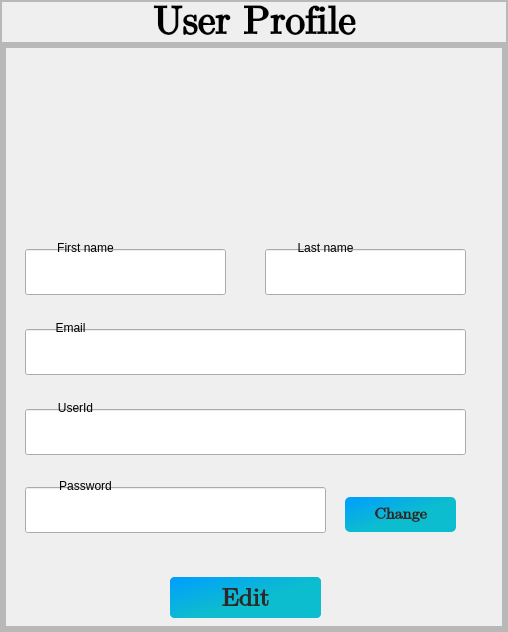
         <widget class="QFrame" name="frame_4">
          <property name="frameShape">
           <enum>QFrame::StyledPanel</enum>
          </property>
          <property name="frameShadow">
           <enum>QFrame::Raised</enum>
          </property>
          <layout class="QVBoxLayout" name="verticalLayout_7">
           <property name="spacing">
            <number>0</number>
           </property>
           <property name="leftMargin">
            <number>0</number>
           </property>
           <property name="topMargin">
            <number>0</number>
           </property>
           <property name="rightMargin">
            <number>0</number>
           </property>
           <property name="bottomMargin">
            <number>0</number>
           </property>
           <item>
            <widget class="QFrame" name="frame_14">
             <property name="maximumSize">
              <size>
               <width>16777215</width>
               <height>50</height>
              </size>
             </property>
             <property name="frameShape">
              <enum>QFrame::StyledPanel</enum>
             </property>
             <property name="frameShadow">
              <enum>QFrame::Raised</enum>
             </property>
             <layout class="QVBoxLayout" name="verticalLayout_2">
              <property name="spacing">
               <number>0</number>
              </property>
              <property name="leftMargin">
               <number>0</number>
              </property>
              <property name="topMargin">
               <number>0</number>
              </property>
              <property name="rightMargin">
               <number>0</number>
              </property>
              <property name="bottomMargin">
               <number>0</number>
              </property>
              <item>
               <widget class="QLabel" name="label">
                <property name="font">
                 <font>
                  <family>Cambria Math</family>
                  <pointsize>29</pointsize>
                  <weight>75</weight>
                  <bold>true</bold>
                 </font>
                </property>
                <property name="text">
                 <string>User Profile</string>
                </property>
                <property name="alignment">
                 <set>Qt::AlignCenter</set>
                </property>
               </widget>
              </item>
             </layout>
            </widget>
           </item>
           <item>
            <widget class="QFrame" name="frame_5">
             <property name="frameShape">
              <enum>QFrame::StyledPanel</enum>
             </property>
             <property name="frameShadow">
              <enum>QFrame::Raised</enum>
             </property>
             <layout class="QHBoxLayout" name="horizontalLayout_2">
              <property name="spacing">
               <number>0</number>
              </property>
              <property name="leftMargin">
               <number>0</number>
              </property>
              <property name="topMargin">
               <number>0</number>
              </property>
              <property name="rightMargin">
               <number>0</number>
              </property>
              <property name="bottomMargin">
               <number>0</number>
              </property>
              <item>
               <widget class="QFrame" name="frame_6">
                <property name="frameShape">
                 <enum>QFrame::StyledPanel</enum>
                </property>
                <property name="frameShadow">
                 <enum>QFrame::Raised</enum>
                </property>
                <layout class="QHBoxLayout" name="horizontalLayout_3">
                 <property name="spacing">
                  <number>0</number>
                 </property>
                 <property name="leftMargin">
                  <number>0</number>
                 </property>
                 <property name="topMargin">
                  <number>0</number>
                 </property>
                 <property name="rightMargin">
                  <number>0</number>
                 </property>
                 <property name="bottomMargin">
                  <number>0</number>
                 </property>
                </layout>
               </widget>
              </item>
              <item>
               <widget class="QFrame" name="frame_7">
                <property name="minimumSize">
                 <size>
                  <width>500</width>
                  <height>0</height>
                 </size>
                </property>
                <property name="frameShape">
                 <enum>QFrame::StyledPanel</enum>
                </property>
                <property name="frameShadow">
                 <enum>QFrame::Raised</enum>
                </property>
                <layout class="QVBoxLayout" name="verticalLayout_3">
                 <property name="spacing">
                  <number>0</number>
                 </property>
                 <property name="leftMargin">
                  <number>0</number>
                 </property>
                 <property name="topMargin">
                  <number>0</number>
                 </property>
                 <property name="rightMargin">
                  <number>0</number>
                 </property>
                 <property name="bottomMargin">
                  <number>0</number>
                 </property>
                 <item>
                  <widget class="QFrame" name="frame_9">
                   <property name="frameShape">
                    <enum>QFrame::StyledPanel</enum>
                   </property>
                   <property name="frameShadow">
                    <enum>QFrame::Raised</enum>
                   </property>
                   <layout class="QVBoxLayout" name="verticalLayout_4">
                    <property name="spacing">
                     <number>0</number>
                    </property>
                    <property name="leftMargin">
                     <number>0</number>
                    </property>
                    <property name="topMargin">
                     <number>0</number>
                    </property>
                    <property name="rightMargin">
                     <number>0</number>
                    </property>
                    <property name="bottomMargin">
                     <number>0</number>
                    </property>
                   </layout>
                  </widget>
                 </item>
                 <item>
                  <widget class="QFrame" name="frame_10">
                   <property name="minimumSize">
                    <size>
                     <width>450</width>
                     <height>580</height>
                    </size>
                   </property>
                   <property name="styleSheet">
                    <string notr="true">QLineEdit{
	padding: 0 5px 0 5px ;
}</string>
                   </property>
                   <property name="frameShape">
                    <enum>QFrame::StyledPanel</enum>
                   </property>
                   <property name="frameShadow">
                    <enum>QFrame::Raised</enum>
                   </property>
                   <widget class="QLabel" name="label_2">
                    <property name="geometry">
                     <rect>
                      <x>40</x>
                      <y>190</y>
                      <width>81</width>
                      <height>21</height>
                     </rect>
                    </property>
                    <property name="font">
                     <font>
                      <pointsize>9</pointsize>
                     </font>
                    </property>
                    <property name="text">
                     <string>First name</string>
                    </property>
                    <property name="alignment">
                     <set>Qt::AlignCenter</set>
                    </property>
                   </widget>
                   <widget class="QLineEdit" name="lineEdit">
                    <property name="geometry">
                     <rect>
                      <x>20</x>
                      <y>202</y>
                      <width>201</width>
                      <height>46</height>
                     </rect>
                    </property>
                    <property name="font">
                     <font>
                      <pointsize>12</pointsize>
                      <weight>75</weight>
                      <bold>true</bold>
                     </font>
                    </property>
                    <property name="styleSheet">
                     <string notr="true">color: rgb(2, 125, 202);
padding-left: 23px;
padding-right: 23px;</string>
                    </property>
                    <property name="text">
                     <string/>
                    </property>
                    <property name="alignment">
                     <set>Qt::AlignLeading|Qt::AlignLeft|Qt::AlignVCenter</set>
                    </property>
                    <property name="readOnly">
                     <bool>true</bool>
                    </property>
                   </widget>
                   <widget class="QLabel" name="label_3">
                    <property name="geometry">
                     <rect>
                      <x>280</x>
                      <y>190</y>
                      <width>81</width>
                      <height>21</height>
                     </rect>
                    </property>
                    <property name="font">
                     <font>
                      <pointsize>9</pointsize>
                     </font>
                    </property>
                    <property name="text">
                     <string>Last name</string>
                    </property>
                    <property name="alignment">
                     <set>Qt::AlignCenter</set>
                    </property>
                   </widget>
                   <widget class="QLineEdit" name="lineEdit_2">
                    <property name="geometry">
                     <rect>
                      <x>260</x>
                      <y>202</y>
                      <width>201</width>
                      <height>46</height>
                     </rect>
                    </property>
                    <property name="font">
                     <font>
                      <pointsize>12</pointsize>
                      <weight>75</weight>
                      <bold>true</bold>
                     </font>
                    </property>
                    <property name="styleSheet">
                     <string notr="true">color: rgb(2, 125, 202);
padding-left: 23px;
padding-right: 23px;</string>
                    </property>
                    <property name="text">
                     <string/>
                    </property>
                    <property name="alignment">
                     <set>Qt::AlignLeading|Qt::AlignLeft|Qt::AlignVCenter</set>
                    </property>
                    <property name="readOnly">
                     <bool>true</bool>
                    </property>
                   </widget>
                   <widget class="QLabel" name="label_4">
                    <property name="geometry">
                     <rect>
                      <x>40</x>
                      <y>270</y>
                      <width>51</width>
                      <height>21</height>
                     </rect>
                    </property>
                    <property name="font">
                     <font>
                      <pointsize>9</pointsize>
                     </font>
                    </property>
                    <property name="text">
                     <string>Email</string>
                    </property>
                    <property name="alignment">
                     <set>Qt::AlignCenter</set>
                    </property>
                   </widget>
                   <widget class="QLineEdit" name="lineEdit_3">
                    <property name="geometry">
                     <rect>
                      <x>20</x>
                      <y>282</y>
                      <width>441</width>
                      <height>46</height>
                     </rect>
                    </property>
                    <property name="font">
                     <font>
                      <pointsize>12</pointsize>
                      <weight>75</weight>
                      <bold>true</bold>
                     </font>
                    </property>
                    <property name="styleSheet">
                     <string notr="true">color: rgb(2, 125, 202);
padding-left: 23px;
padding-right: 23px;</string>
                    </property>
                    <property name="text">
                     <string/>
                    </property>
                    <property name="alignment">
                     <set>Qt::AlignLeading|Qt::AlignLeft|Qt::AlignVCenter</set>
                    </property>
                    <property name="readOnly">
                     <bool>true</bool>
                    </property>
                   </widget>
                   <widget class="QLineEdit" name="lineEdit_4">
                    <property name="geometry">
                     <rect>
                      <x>20</x>
                      <y>362</y>
                      <width>441</width>
                      <height>46</height>
                     </rect>
                    </property>
                    <property name="font">
                     <font>
                      <pointsize>12</pointsize>
                      <weight>75</weight>
                      <bold>true</bold>
                     </font>
                    </property>
                    <property name="styleSheet">
                     <string notr="true">color: rgb(2, 125, 202);
padding-left: 23px;
padding-right: 23px;</string>
                    </property>
                    <property name="text">
                     <string/>
                    </property>
                    <property name="alignment">
                     <set>Qt::AlignLeading|Qt::AlignLeft|Qt::AlignVCenter</set>
                    </property>
                    <property name="readOnly">
                     <bool>true</bool>
                    </property>
                   </widget>
                   <widget class="QLabel" name="label_5">
                    <property name="geometry">
                     <rect>
                      <x>40</x>
                      <y>350</y>
                      <width>61</width>
                      <height>21</height>
                     </rect>
                    </property>
                    <property name="font">
                     <font>
                      <pointsize>9</pointsize>
                     </font>
                    </property>
                    <property name="text">
                     <string>UserId</string>
                    </property>
                    <property name="alignment">
                     <set>Qt::AlignCenter</set>
                    </property>
                   </widget>
                   <widget class="QLineEdit" name="lineEdit_5">
                    <property name="geometry">
                     <rect>
                      <x>20</x>
                      <y>440</y>
                      <width>301</width>
                      <height>46</height>
                     </rect>
                    </property>
                    <property name="font">
                     <font>
                      <pointsize>12</pointsize>
                      <weight>75</weight>
                      <bold>true</bold>
                     </font>
                    </property>
                    <property name="styleSheet">
                     <string notr="true">color: rgb(2, 125, 202);
padding-left: 23px;
padding-right: 23px;</string>
                    </property>
                    <property name="text">
                     <string/>
                    </property>
                    <property name="echoMode">
                     <enum>QLineEdit::Password</enum>
                    </property>
                    <property name="alignment">
                     <set>Qt::AlignLeading|Qt::AlignLeft|Qt::AlignVCenter</set>
                    </property>
                    <property name="readOnly">
                     <bool>true</bool>
                    </property>
                   </widget>
                   <widget class="QLabel" name="label_6">
                    <property name="geometry">
                     <rect>
                      <x>40</x>
                      <y>428</y>
                      <width>81</width>
                      <height>21</height>
                     </rect>
                    </property>
                    <property name="font">
                     <font>
                      <pointsize>9</pointsize>
                     </font>
                    </property>
                    <property name="text">
                     <string>Password</string>
                    </property>
                    <property name="alignment">
                     <set>Qt::AlignCenter</set>
                    </property>
                   </widget>
                   <widget class="QPushButton" name="pushButton">
                    <property name="geometry">
                     <rect>
                      <x>165</x>
                      <y>530</y>
                      <width>151</width>
                      <height>41</height>
                     </rect>
                    </property>
                    <property name="font">
                     <font>
                      <family>Cambria Math</family>
                      <pointsize>19</pointsize>
                      <weight>75</weight>
                      <bold>true</bold>
                     </font>
                    </property>
                    <property name="styleSheet">
                     <string notr="true">QPushButton{
	background-color: qlineargradient(spread:pad, x1:0, y1:0, x2:1, y2:0.955, stop:0 rgba(0, 157, 255, 255), stop:0.552239 rgba(12, 188, 207, 255));
	color: rgb(42, 42, 42);
	border-radius: 5px;
}</string>
                    </property>
                    <property name="text">
                     <string>Edit</string>
                    </property>
                   </widget>
                   <widget class="QPushButton" name="pushButton_2">
                    <property name="geometry">
                     <rect>
                      <x>340</x>
                      <y>450</y>
                      <width>111</width>
                      <height>35</height>
                     </rect>
                    </property>
                    <property name="font">
                     <font>
                      <family>Cambria Math</family>
                      <pointsize>12</pointsize>
                      <weight>75</weight>
                      <bold>true</bold>
                     </font>
                    </property>
                    <property name="styleSheet">
                     <string notr="true">QPushButton{
	background-color: qlineargradient(spread:pad, x1:0, y1:0, x2:1, y2:0.955, stop:0 rgba(0, 157, 255, 255), stop:0.552239 rgba(12, 188, 207, 255));
	color: rgb(42, 42, 42);
	border-radius: 5px;
}</string>
                    </property>
                    <property name="text">
                     <string>Change</string>
                    </property>
                   </widget>
                   <widget class="QPushButton" name="pushButton_6">
                    <property name="geometry">
                     <rect>
                      <x>165</x>
                      <y>530</y>
                      <width>151</width>
                      <height>41</height>
                     </rect>
                    </property>
                    <property name="font">
                     <font>
                      <family>Cambria Math</family>
                      <pointsize>13</pointsize>
                      <weight>75</weight>
                      <bold>true</bold>
                     </font>
                    </property>
                    <property name="styleSheet">
                     <string notr="true">QPushButton{
	background-color: qlineargradient(spread:pad, x1:0, y1:0, x2:1, y2:0.955, stop:0 rgba(0, 157, 255, 255), stop:0.552239 rgba(12, 188, 207, 255));
	color: rgb(42, 42, 42);
	border-radius: 5px;
}</string>
                    </property>
                    <property name="text">
                     <string>Send OTP</string>
                    </property>
                   </widget>
                   <widget class="QPushButton" name="pushButton_7">
                    <property name="geometry">
                     <rect>
                      <x>165</x>
                      <y>530</y>
                      <width>151</width>
                      <height>41</height>
                     </rect>
                    </property>
                    <property name="font">
                     <font>
                      <family>Cambria Math</family>
                      <pointsize>13</pointsize>
                      <weight>75</weight>
                      <bold>true</bold>
                     </font>
                    </property>
                    <property name="styleSheet">
                     <string notr="true">QPushButton{
	background-color: qlineargradient(spread:pad, x1:0, y1:0, x2:1, y2:0.955, stop:0 rgba(0, 157, 255, 255), stop:0.552239 rgba(12, 188, 207, 255));
	color: rgb(42, 42, 42);
	border-radius: 5px;
}</string>
                    </property>
                    <property name="text">
                     <string>Save</string>
                    </property>
                   </widget>
                   <widget class="QPushButton" name="pushButton_8">
                    <property name="geometry">
                     <rect>
                      <x>340</x>
                      <y>530</y>
                      <width>111</width>
                      <height>0</height>
                     </rect>
                    </property>
                    <property name="font">
                     <font>
                      <family>Cambria Math</family>
                      <pointsize>12</pointsize>
                      <weight>75</weight>
                      <bold>true</bold>
                     </font>
                    </property>
                    <property name="styleSheet">
                     <string notr="true">QPushButton{
	background-color: qlineargradient(spread:pad, x1:0, y1:0, x2:1, y2:0.955, stop:0 rgba(0, 157, 255, 255), stop:0.552239 rgba(12, 188, 207, 255));
	color: rgb(42, 42, 42);
	border-radius: 5px;
}</string>
                    </property>
                    <property name="text">
                     <string>Resend</string>
                    </property>
                   </widget>
                   <widget class="QLineEdit" name="lineEdit_9">
                    <property name="geometry">
                     <rect>
                      <x>20</x>
                      <y>520</y>
                      <width>301</width>
                      <height>0</height>
                     </rect>
                    </property>
                    <property name="font">
                     <font>
                      <pointsize>12</pointsize>
                      <weight>75</weight>
                      <bold>true</bold>
                     </font>
                    </property>
                    <property name="styleSheet">
                     <string notr="true">color: rgb(2, 125, 202);
padding-left: 23px;
padding-right: 23px;</string>
                    </property>
                    <property name="text">
                     <string/>
                    </property>
                    <property name="alignment">
                     <set>Qt::AlignLeading|Qt::AlignLeft|Qt::AlignVCenter</set>
                    </property>
                    <property name="placeholderText">
                     <string>000000</string>
                    </property>
                   </widget>
                   <widget class="QLabel" name="label_8">
                    <property name="geometry">
                     <rect>
                      <x>40</x>
                      <y>508</y>
                      <width>41</width>
                      <height>0</height>
                     </rect>
                    </property>
                    <property name="font">
                     <font>
                      <pointsize>9</pointsize>
                     </font>
                    </property>
                    <property name="text">
                     <string>OTP</string>
                    </property>
                    <property name="alignment">
                     <set>Qt::AlignCenter</set>
                    </property>
                   </widget>
                   <widget class="QLabel" name="label_9">
                    <property name="geometry">
                     <rect>
                      <x>330</x>
                      <y>530</y>
                      <width>121</width>
                      <height>21</height>
                     </rect>
                    </property>
                    <property name="font">
                     <font>
                      <pointsize>9</pointsize>
                      <weight>75</weight>
                      <bold>true</bold>
                     </font>
                    </property>
                    <property name="text">
                     <string/>
                    </property>
                    <property name="alignment">
                     <set>Qt::AlignCenter</set>
                    </property>
                   </widget>
                   <widget class="QLabel" name="label_12">
                    <property name="geometry">
                     <rect>
                      <x>160</x>
                      <y>30</y>
                      <width>171</width>
                      <height>141</height>
                     </rect>
                    </property>
                    <property name="styleSheet">
                     <string notr="true">border:none;
border-radius: 70px;</string>
                    </property>
                    <property name="text">
                     <string/>
                    </property>
                    <property name="pixmap">
                     <pixmap>../../../Res/Images/temp.png</pixmap>
                    </property>
                    <property name="scaledContents">
                     <bool>true</bool>
                    </property>
                   </widget>
                   <zorder>lineEdit</zorder>
                   <zorder>lineEdit_2</zorder>
                   <zorder>label_3</zorder>
                   <zorder>lineEdit_3</zorder>
                   <zorder>label_4</zorder>
                   <zorder>lineEdit_4</zorder>
                   <zorder>label_5</zorder>
                   <zorder>lineEdit_5</zorder>
                   <zorder>label_6</zorder>
                   <zorder>pushButton_2</zorder>
                   <zorder>label_2</zorder>
                   <zorder>pushButton_7</zorder>
                   <zorder>pushButton_6</zorder>
                   <zorder>pushButton</zorder>
                   <zorder>lineEdit_9</zorder>
                   <zorder>label_8</zorder>
                   <zorder>label_9</zorder>
                   <zorder>pushButton_8</zorder>
                   <zorder>label_12</zorder>
                  </widget>
                 </item>
                 <item>
                  <widget class="QFrame" name="frame_11">
                   <property name="frameShape">
                    <enum>QFrame::StyledPanel</enum>
                   </property>
                   <property name="frameShadow">
                    <enum>QFrame::Raised</enum>
                   </property>
                   <layout class="QVBoxLayout" name="verticalLayout_5">
                    <property name="spacing">
                     <number>0</number>
                    </property>
                    <property name="leftMargin">
                     <number>0</number>
                    </property>
                    <property name="topMargin">
                     <number>0</number>
                    </property>
                    <property name="rightMargin">
                     <number>0</number>
                    </property>
                    <property name="bottomMargin">
                     <number>0</number>
                    </property>
                   </layout>
                  </widget>
                 </item>
                </layout>
               </widget>
              </item>
              <item>
               <widget class="QFrame" name="frame_8">
                <property name="frameShape">
                 <enum>QFrame::StyledPanel</enum>
                </property>
                <property name="frameShadow">
                 <enum>QFrame::Raised</enum>
                </property>
                <layout class="QHBoxLayout" name="horizontalLayout_4">
                 <property name="spacing">
                  <number>0</number>
                 </property>
                 <property name="leftMargin">
                  <number>0</number>
                 </property>
                 <property name="topMargin">
                  <number>0</number>
                 </property>
                 <property name="rightMargin">
                  <number>0</number>
                 </property>
                 <property name="bottomMargin">
                  <number>0</number>
                 </property>
                </layout>
               </widget>
              </item>
             </layout>
            </widget>
           </item>
          </layout>
         </widget>
